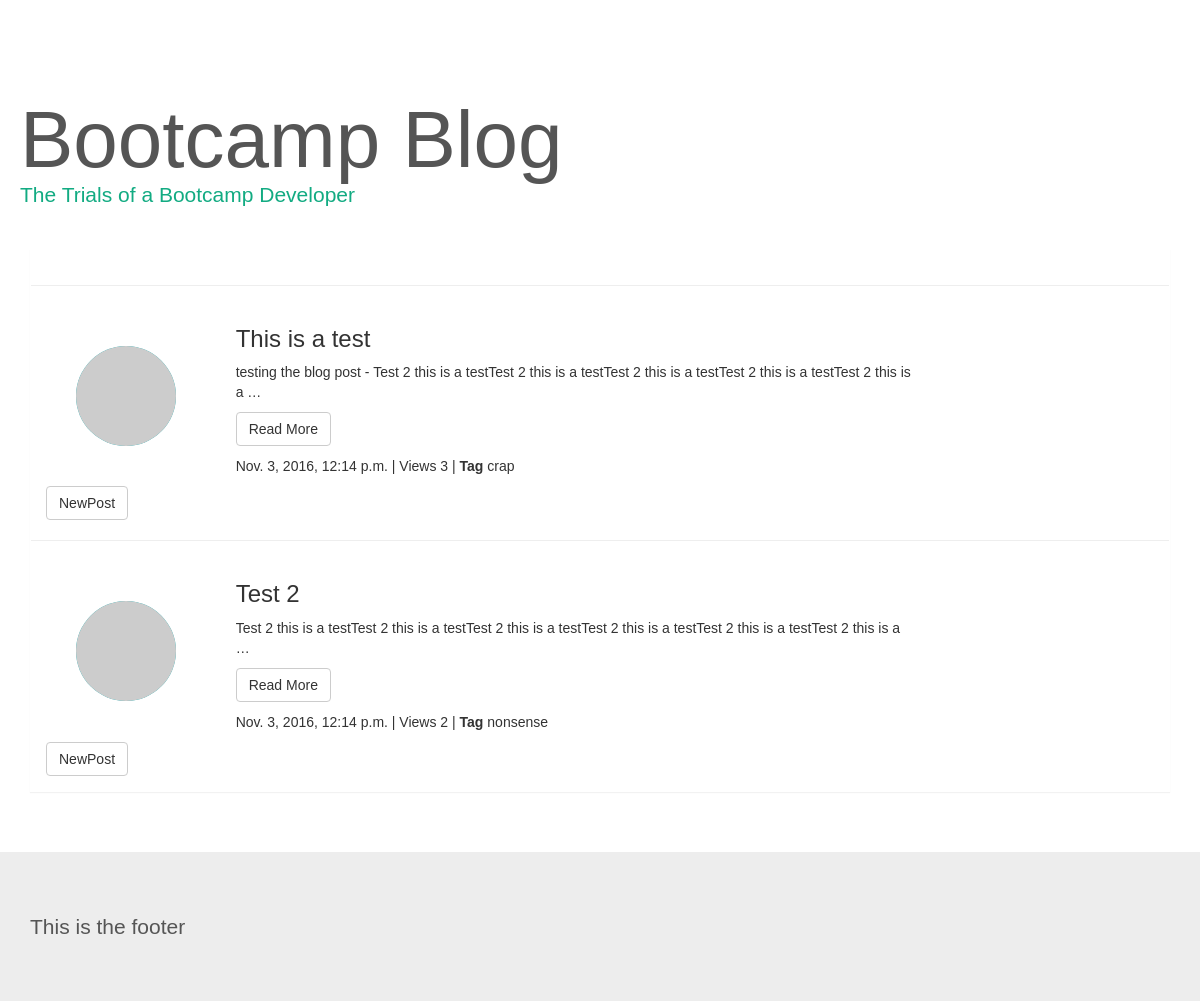
Page /blog/ on the earlier database version.
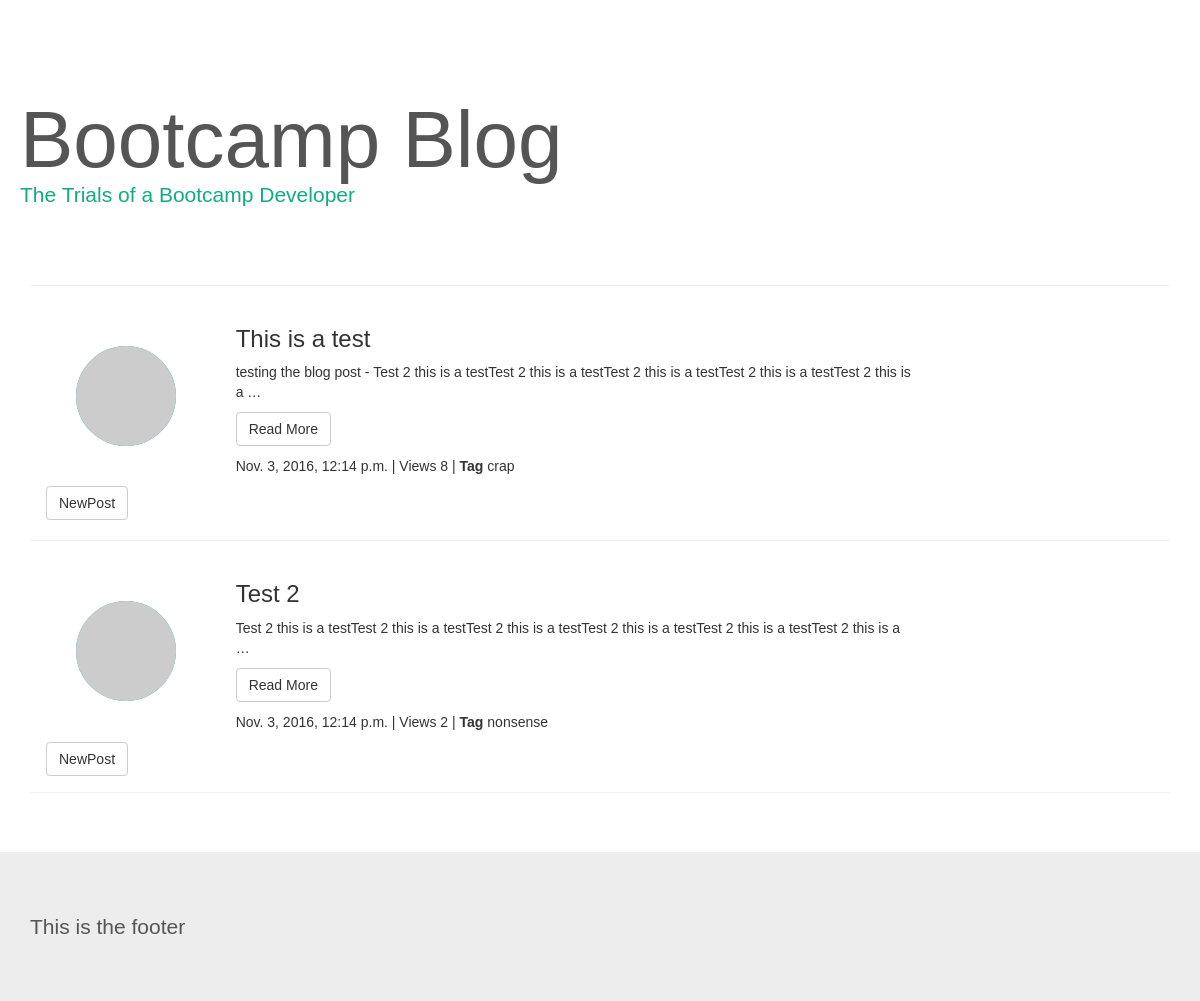
Same page on the later database version.
### blog/models.py (models this page shows, shortened)
class Post(models.Model):
    author = models.ForeignKey(settings.AUTH_USER_MODEL)
    title = models.CharField(max_length=200)
    content = models.TextField()
    created_date = models.DateTimeField(
        default=timezone.now)
    published_date = models.DateTimeField(
        blank=True, null=True)
    views = models.IntegerField(default=0)
    tag = models.CharField(max_length=30, blank=True, null=True)
    image = models.ImageField(upload_to="images", blank=True, null=True)

### blog/views.py (the view)
def post_list(request):
    posts=Post.objects.filter(published_date__lte=timezone.now()).order_by('-published_date')
    return render(request, 'blogpost.html', {'posts': posts})

### blog/templates/blogpost.html (shortened to what this page needs)
{% extends "base.html" %}
{% block content %}
    {% for post in posts %}
        <div class="row">
            <hr>
        <div class=" col-md-2 col-sm-3 text-center">
            <a class="story-img" href="#">
                <img src="http://placehold.it/100" style="width:100px; height:100px;
                         background-color:#12ABB2; color:#ffffff;" class="img-circle">
            </a>
        </div>
            <div class="col-md-10 col-sm-9">
                <h3>{{ post.title }}</h3>
                <div class="row">
                    <div class="col-xs-9">
                        <p>{{ post.content|truncatewords:30}}</p>
                        <p>
                            <button class="btn btn-default" onclick="location.href={{ post.id }}">Read More</button>
                        </p>
                        <p>{{ post.published_date }} | Views {{ post.views }} | <strong>Tag</strong> {{post.tag}}</p></p>
                    </div>
                </div>
            </div>
        </div>
        <div><button class="btn btn-default"onclick="location.href='{% url 'new_post' %}'">NewPost</button>
</div>
    {% endfor %}
{% endblock content %}

Differences in the rows shown:
changed Post "This is a test": views "3" → "8"
